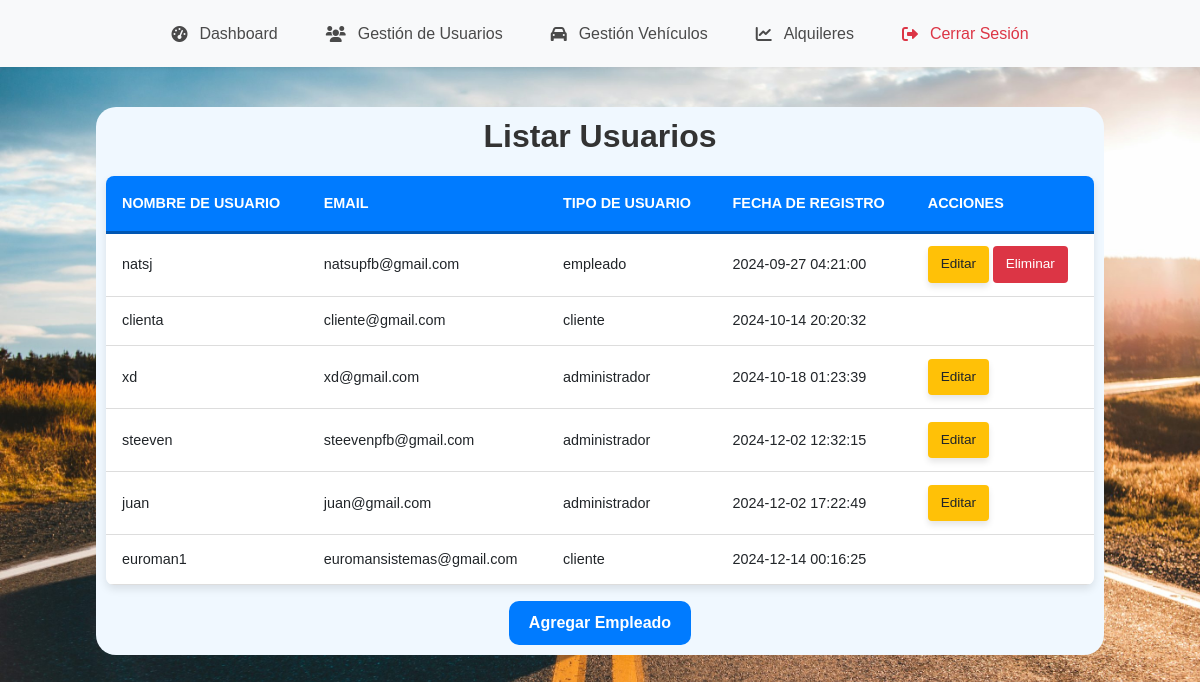
The app's page /admin/gestion_users.php (signed in) with its own data.
### tables this page shows
CREATE TABLE usuarios (
  id INT AUTO_INCREMENT PRIMARY KEY,
  nombre VARCHAR(100),
  email VARCHAR(100),
  password VARCHAR(255),
  tipo_usuario ENUM('administrador', 'empleado', 'cliente'),
  fecha_registro TIMESTAMP DEFAULT CURRENT_TIMESTAMP
);

### admin/home_section/listUser.php (the view, shortened to what this page needs)
<?php include '../util/conexion.php';
$sql = "SELECT id, nombre, fecha_registro,email,tipo_usuario FROM usuarios";
$result = mysqli_query($conn, $sql);
$data = array();
if ($result->num_rows > 0) {
    while ($row = mysqli_fetch_array($result)) {
        $data[] = array(
            'id' => $row['id'],
            'nombre' => $row['nombre'],
            'email' => $row['email'],
            'tipo_usuario' => $row['tipo_usuario'],
            'fecha_registro' => $row['fecha_registro']
        );
    }
} else {
    echo "no existen elementos";
}
?>
<div id="listUsers" class="content-section active">
    <h2>Listar Usuarios</h2>
    <table class="table">
        <thead>
            <tr>
                <th>Nombre de Usuario</th>
                <th>Email</th>
                <th>Tipo de Usuario</th>
                <th>Fecha de Registro</th>
                <th>Acciones</th>
            </tr>
        </thead>
        <tbody id="tablaUsuarios">
            <?php foreach ($data as $usuario) : ?>
                <tr id="usuario-<?php echo $usuario['id']; ?>">
                    <td class="nombre"><?php echo htmlspecialchars($usuario['nombre'], ENT_QUOTES, 'UTF-8'); ?></td>
                    <td><?php echo $usuario['email']; ?></td>
                    <td><?php echo $usuario['tipo_usuario']; ?></td>
                    <td><?php echo $usuario['fecha_registro']; ?></td>
                    <td>
                        <?php if ($usuario['tipo_usuario'] === 'empleado') : ?>
                            <button class="btn btn-warning btn-sm"
                                data-bs-toggle="modal"
                                data-bs-target="#editModal"
                                data-id="<?php echo $usuario['id']; ?>"
                                data-nombre="<?php echo htmlspecialchars($usuario['nombre'], ENT_QUOTES, 'UTF-8'); ?>">
                                Editar
                            </button>
                            <button class="btn btn-danger btn-sm eliminar" data-id="<?php echo $usuario['id']; ?>">Eliminar</button>
                        <?php elseif ($usuario['tipo_usuario'] === 'administrador') : ?>
                            <button class="btn btn-warning btn-sm"
                                data-bs-toggle="modal"
                                data-bs-target="#editModal"
                                data-id="<?php echo $usuario['id']; ?>"
                                data-nombre="<?php echo htmlspecialchars($usuario['nombre'], ENT_QUOTES, 'UTF-8'); ?>">
                                Editar
                            </button>
                        <?php endif; ?>
                    </td>
                </tr>
            <?php endforeach; ?>
        </tbody>
    </table>
    <div class="text-center mt-3">
        <button class="btn btn-primary" data-bs-toggle="modal" data-bs-target="#addUserModal">Agregar Empleado</button>
    </div>
</div>

### admin/gestion_users.php (shortened to what this page needs)
<!DOCTYPE html>
<html lang="es">
<head>
    <link href="https://cdn.jsdelivr.net/npm/bootstrap@5.3.0-alpha3/dist/css/bootstrap.min.css" rel="stylesheet">
    <link href="https://cdnjs.cloudflare.com/ajax/libs/font-awesome/6.0.0-beta3/css/all.min.css" rel="stylesheet">
    <link rel="stylesheet" href="../styles/home_admin.css">
    <link rel="stylesheet" href="./home_section/styles/menuA.css">
    <link rel="stylesheet" href="./home_section/styles/tablaUsuarios.css">
    <link rel="stylesheet" href="./home_section/styles/modeladdVehicle.css">
</head>
<body>
    <div class="container-fluid">
        <div class="row">
            <?php
            include './home_section/scripts/menu.php';
            ?>
            <main class="col-md-9 ms-sm-auto col-lg-10 main-content" style="width:100%;">
                <div class="xd">
                    <?php include './home_section/listUser.php'; ?>
                </div>
            </main>
        </div>
    </div>
</body>
</html>

### admin/home_section/scripts/menu.php (shortened to what this page needs)
<nav class="navbar navbar-expand-lg navbar-light bg-light shadow-sm">
    <div class="container-fluid">
        <div class="collapse navbar-collapse" id="navbarNav">
            <ul class="navbar-nav mx-auto">
                <li class="nav-item">
                    <a class="nav-link" href="home_admin.php">
                        <i class="fas fa-tachometer-alt me-1"></i> Dashboard
                    </a>
                </li>
                <li class="nav-item">
                    <a class="nav-link" href="gestion_users.php">
                        <i class="fas fa-users me-1"></i> Gestión de Usuarios
                    </a>
                </li>
                <li class="nav-item">
                    <a class="nav-link" href="./gestion_vehicles.php">
                        <i class="fas fa-car me-1"></i> Gestión Vehículos
                    </a>
                </li>
                <li class="nav-item">
                    <a class="nav-link" href="rents.php">
                        <i class="fas fa-chart-line me-1"></i> Alquileres
                    </a>
                </li>
                <li class="nav-item">
                    <a class="nav-link text-danger" href="../util/logout.php">
                        <i class="fas fa-sign-out-alt me-1"></i> Cerrar Sesión
                    </a>
                </li>
            </ul>
        </div>
    </div>
</nav>

### styles/home_admin.css (style rules this page uses)
body { font-family: 'Poppins', sans-serif; background-color: #f0f2f5; color: #333; line-height: 1.6; overflow-x: hidden; margin: 0; padding: 0; background-image:url('../images/background2.jpeg'); background-size: cover; background-repeat: no-repeat; }
.main-content { min-height: 100vh; padding-bottom: 20px; overflow-y: auto; height: 100%; overflow-y: auto; }
.table { margin-bottom: 0; }
.main-content { padding: 40px; border-radius: 10px; box-shadow: 0 6px 15px rgba(0, 0, 0, 0.1); animation: fadeInUp 1s ease; }
.content-section { display: none; }
.content-section.active { display: block; }

### admin/home_section/styles/menuA.css (style rules this page uses)
.navbar { background-color: #ffffff; box-shadow: 0 4px 6px rgba(0, 0, 0, 0.1); padding: 0.8rem 1.5rem; font-family: 'Poppins', sans-serif; }
.nav-link { font-size: 1rem; color: #4a4a4a; margin: 0 1rem; padding: 0.5rem 0; transition: all 0.3s ease-in-out; display: flex; align-items: center; gap: 0.5rem; }
.nav-link i { font-size: 1rem; transition: color 0.3s ease-in-out; }
.container-fluid { margin: 0 auto; }

### admin/home_section/styles/tablaUsuarios.css (style rules this page uses)
.table { width: 100%; border-collapse: collapse; font-family: 'Poppins', sans-serif; font-size: 0.9rem; color: #333; margin-top: 1rem; box-shadow: 0 4px 8px rgba(0, 0, 0, 0.1); border-radius: 8px; overflow: hidden; }
.table thead th { background-color: #007bff; color: white; text-align: left; padding: 1rem; font-weight: 600; text-transform: uppercase; border-bottom: 3px solid #0056b3; }
.table tbody tr { transition: background-color 0.2s ease; }
.table tbody tr:nth-child(even) { background-color: #f9f9f9; }
.table td { padding: 0.8rem 1rem; border-bottom: 1px solid #ddd; vertical-align: middle; }
.table button { font-size: 0.85rem; padding: 0.5rem 0.8rem; border: none; border-radius: 4px; font-weight: 500; transition: background-color 0.3s ease, transform 0.2s ease; }
.table .btn-warning { background-color: #ffc107; color: #212529; }
.table .btn-danger { background-color: #dc3545; color: white; }
.text-center button { font-size: 1rem; padding: 0.7rem 1.5rem; font-weight: bold; border-radius: 5px; transition: all 0.3s ease; }
#listUsers { width: 100%; }

### admin/home_section/styles/modeladdVehicle.css (style rules this page uses)
.btn-primary { background-color: #007bff; border-color: #007bff; transition: background-color 0.3s ease-in-out, box-shadow 0.3s ease-in-out; }
body { background-color: #f5f7fa; font-family: 'Poppins', sans-serif; color: #4a4a4a; margin: 0; padding: 0; }
h2 { color: #333333; margin-bottom: 20px; text-align: center; font-weight: 600; }
.btn { font-size: 0.9rem; font-weight: 500; padding: 8px 15px; border-radius: 8px; transition: all 0.2s ease-in-out; }
.btn-primary { background-color: #007bff; border-color: #007bff; color: #ffffff; }
.btn-warning { background-color: #23dc88; border: none; color: #212529; box-shadow: 0 4px 6px rgba(0, 0, 0, 0.1); }
.btn-danger { background-color: #dc3545; border-color: #dc3545; color: #ffffff; }
.text-center button { font-size: 1rem; font-weight: 600; padding: 10px 20px; border-radius: 10px; background-color: #007bff; border: none; color: #ffffff; transition: background-color 0.3s ease; }

### admin/gestion_users.php (style rules this page uses)
.xd { display: flex; width: 90%; height: 90%; background-color: aliceblue; border-radius: 20px; padding: 10px; overflow-x: scroll; margin: 0 auto; }

### records on screen
usuarios: nombre "natsj", email "natsupfb@gmail.com", tipo_usuario "empleado", fecha_registro "2024-09-27 04:21:00"
usuarios: nombre "clienta", email "cliente@gmail.com", tipo_usuario "cliente", fecha_registro "2024-10-14 20:20:32"
usuarios: nombre "xd", email "xd@gmail.com", tipo_usuario "administrador", fecha_registro "2024-10-18 01:23:39"
usuarios: nombre "steeven", email "steevenpfb@gmail.com", tipo_usuario "administrador", fecha_registro "2024-12-02 12:32:15"
usuarios: nombre "juan", email "juan@gmail.com", tipo_usuario "administrador", fecha_registro "2024-12-02 17:22:49"
usuarios: nombre "euroman1", email "euromansistemas@gmail.com", tipo_usuario "cliente", fecha_registro "2024-12-14 00:16:25"
